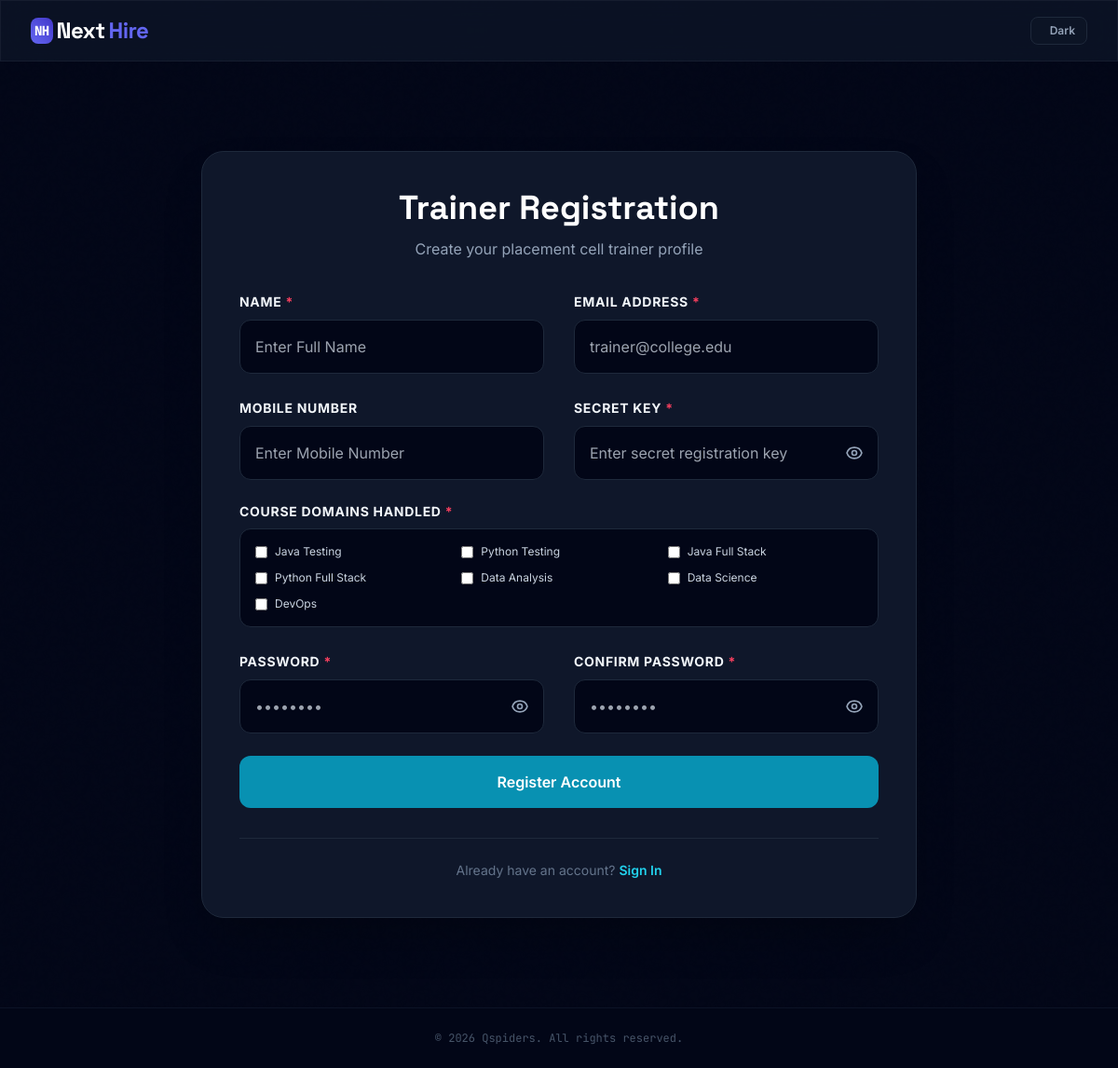
Page /accounts/register/placement/ on the committed database.
### accounts/models.py (models this page shows)
class Course(models.Model):
    name = models.CharField(max_length=100, unique=True)
    def __str__(self):
        return self.name

### accounts/views.py (the view)
# urls.py: path('register/placement/', views.placement_register_view, name='register_placement'),
def placement_register_view(request):
    if request.user.is_authenticated:
        return redirect('accounts:role_routing')
    if request.method == 'POST':
        form = PlacementRegistrationForm(request.POST)
        if form.is_valid():
            user = form.save()
            notify_admins_and_officers_of_registration(user, "Trainer")
            login(request, user)
            return redirect('accounts:role_routing')
    else:
        form = PlacementRegistrationForm()
    return render(request, 'accounts/register_placement.html', {'form': form})

### notifications/context_processors.py (called while the page is built, shortened)
def notifications(request):
    return {
        'unread_notifications': [],
        'unread_notifications_count': 0,
        'unread_job_alerts_count': 0,
        'pending_students_count': 0,
        'pending_recruiters_count': 0,
        'pending_officers_count': 0,
    }

### templates/accounts/register_placement.html (shortened to what this page needs)
{% extends 'base.html' %}
{% block content %}
<div class="max-w-3xl mx-auto my-16 bg-slate-900 border border-slate-800 rounded-3xl p-10 shadow-2xl">
    <div class="text-center mb-8">
        <h2 class="text-4xl font-bold font-display text-white">Trainer Registration</h2>
        <p class="text-base text-slate-400 mt-3">Create your placement cell trainer profile</p>
    </div>
    <form method="post" class="space-y-6 text-left">
        <div class="grid grid-cols-2 gap-x-8 gap-y-6">
            <div class="space-y-2">
                <label for="id_name" class="text-sm font-bold text-slate-350 uppercase tracking-wider">Name <span class="text-rose-500">*</span></label>
                <input type="text" name="name" id="id_name" required
                       class="w-full bg-slate-950 border border-slate-800 rounded-xl p-4 text-base text-slate-100 placeholder-slate-650 focus:border-indigo-500 focus:outline-none focus:ring-1 focus:ring-indigo-500 transition-all"
                       placeholder="Enter Full Name" value="{{ form.name.value|default_if_none:'' }}">
            </div>
            <div class="space-y-2">
                <label for="id_email" class="text-sm font-bold text-slate-350 uppercase tracking-wider">Email Address <span class="text-rose-500">*</span></label>
                <input type="email" name="email" id="id_email" required
                       class="w-full bg-slate-950 border border-slate-800 rounded-xl p-4 text-base text-slate-100 placeholder-slate-650 focus:border-indigo-500 focus:outline-none focus:ring-1 focus:ring-indigo-500 transition-all"
                       placeholder="trainer@college.edu" value="{{ form.email.value|default_if_none:'' }}">
            </div>
            <div class="space-y-2">
                <label for="id_phone_number" class="text-sm font-bold text-slate-355 uppercase tracking-wider">Mobile number</label>
                <input type="text" name="phone_number" id="id_phone_number"
                       class="w-full bg-slate-950 border border-slate-800 rounded-xl p-4 text-base text-slate-100 placeholder-slate-650 focus:border-indigo-500 focus:outline-none focus:ring-1 focus:ring-indigo-500 transition-all"
                       placeholder="Enter Mobile Number" value="{{ form.phone_number.value|default_if_none:'' }}">
            </div>
            <div class="space-y-2">
                <label for="id_secret_key" class="text-sm font-bold text-slate-350 uppercase tracking-wider">Secret Key <span class="text-rose-500">*</span></label>
                <div class="relative">
                    <input type="password" name="secret_key" id="id_secret_key" required
                           class="w-full bg-slate-950 border border-slate-800 rounded-xl p-4 pr-12 text-base text-slate-100 placeholder-slate-650 focus:border-indigo-500 focus:outline-none focus:ring-1 focus:ring-indigo-500 transition-all"
                           placeholder="Enter secret registration key">
                    <button type="button" onclick="togglePasswordVisibility('id_secret_key', this)" class="absolute right-4 top-1/2 -translate-y-1/2 text-slate-400 hover:text-slate-200 transition-colors select-none focus:outline-none">
                    </button>
                </div>
            </div>
            <div class="space-y-2 col-span-2">
                <label class="text-sm font-bold text-slate-350 uppercase tracking-wider block mb-2">Course Domains Handled <span class="text-rose-500">*</span></label>
                <div class="grid grid-cols-2 sm:grid-cols-3 gap-3 bg-slate-950 p-4 rounded-xl border border-slate-800">
                    {% for checkbox in form.courses_handled %}
                        <label class="flex items-center gap-2 text-xs text-slate-300 cursor-pointer select-none">
                            <input type="checkbox" name="courses_handled" value="{{ checkbox.data.value }}" id="{{ checkbox.id_for_label }}"
                                   class="form-checkbox rounded bg-slate-900 border-slate-800 text-indigo-650 focus:ring-0 focus:ring-offset-0"
                                   {% if checkbox.data.selected %}checked{% endif %}>
                            <span>{{ checkbox.choice_label }}</span>
                        </label>
                    {% endfor %}
                </div>
            </div>
            <div class="space-y-2">
                <label for="id_password" class="text-sm font-bold text-slate-350 uppercase tracking-wider">Password <span class="text-rose-500">*</span></label>
                <div class="relative">
                    <input type="password" name="password" id="id_password" required
                           class="w-full bg-slate-950 border border-slate-800 rounded-xl p-4 pr-12 text-base text-slate-100 placeholder-slate-650 focus:border-indigo-500 focus:outline-none focus:ring-1 focus:ring-indigo-500 transition-all"
                           placeholder="••••••••">
                    <button type="button" onclick="togglePasswordVisibility('id_password', this)" class="absolute right-4 top-1/2 -translate-y-1/2 text-slate-400 hover:text-slate-200 transition-colors select-none focus:outline-none">
                    </button>
                </div>
            </div>
            <div class="space-y-2">
                <label for="id_confirm_password" class="text-sm font-bold text-slate-355 uppercase tracking-wider">Confirm Password <span class="text-rose-500">*</span></label>
                <div class="relative">
                    <input type="password" name="confirm_password" id="id_confirm_password" required
                           class="w-full bg-slate-950 border border-slate-800 rounded-xl p-4 pr-12 text-base text-slate-100 placeholder-slate-650 focus:border-indigo-500 focus:outline-none focus:ring-1 focus:ring-indigo-500 transition-all"
                           placeholder="••••••••">
                    <button type="button" onclick="togglePasswordVisibility('id_confirm_password', this)" class="absolute right-4 top-1/2 -translate-y-1/2 text-slate-400 hover:text-slate-200 transition-colors select-none focus:outline-none">
                    </button>
                </div>
            </div>
        </div>
        <button type="submit"
                class="w-full bg-cyan-600 hover:bg-cyan-500 text-white font-semibold rounded-xl p-4 text-base transition-all hover:shadow-lg hover:shadow-cyan-900/20 active:scale-98 cursor-pointer mt-6">
            Register Account
        </button>
    </form>
    <div class="border-t border-slate-800 mt-8 pt-6 text-center">
        <p class="text-sm text-slate-500">
            Already have an account?
            <a href="{% url 'accounts:login_placement' %}" class="font-semibold text-cyan-400 hover:text-cyan-300 hover:underline">
                Sign In
            </a>
        </p>
    </div>
</div>
{% endblock %}

### templates/base.html (style rules this page uses)
body, nav, main, footer, input, select, textarea, .bg-slate-900, .bg-slate-950, label, a, button { transition: background-color 0.2s ease, border-color 0.2s ease, color 0.2s ease, box-shadow 0.2s ease; }

### rows in the picture
Course: choice_label "Java Testing"
Course: choice_label "Python Testing"
Course: choice_label "Java Full Stack"
Course: choice_label "Python Full Stack"
Course: choice_label "Data Analysis"
Course: choice_label "Data Science"
Course: choice_label "DevOps"
